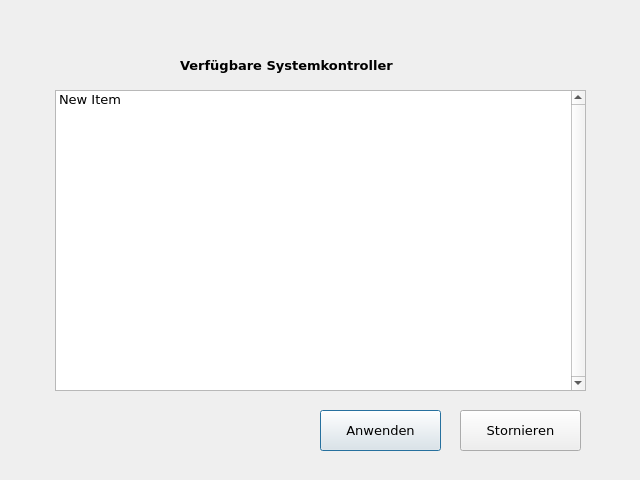
<?xml version="1.0" encoding="UTF-8"?>
<ui version="4.0">
 <class>SystemControllerSelection</class>
 <widget class="QDialog" name="SystemControllerSelection">
  <property name="geometry">
   <rect>
    <x>0</x>
    <y>0</y>
    <width>640</width>
    <height>480</height>
   </rect>
  </property>
  <property name="minimumSize">
   <size>
    <width>640</width>
    <height>480</height>
   </size>
  </property>
  <property name="maximumSize">
   <size>
    <width>640</width>
    <height>480</height>
   </size>
  </property>
  <property name="font">
   <font>
    <family>Verdana</family>
    <pointsize>10</pointsize>
   </font>
  </property>
  <property name="windowTitle">
   <string>Auswahl des Systemkontrollers</string>
  </property>
  <property name="windowIcon">
   <iconset>
    <selectedon>icon materials/4.png</selectedon>
   </iconset>
  </property>
  <property name="modal">
   <bool>true</bool>
  </property>
  <widget class="QListWidget" name="AuswahlList">
   <property name="geometry">
    <rect>
     <x>55</x>
     <y>90</y>
     <width>531</width>
     <height>301</height>
    </rect>
   </property>
   <property name="minimumSize">
    <size>
     <width>531</width>
     <height>301</height>
    </size>
   </property>
   <property name="maximumSize">
    <size>
     <width>531</width>
     <height>301</height>
    </size>
   </property>
   <property name="font">
    <font>
     <family>Verdana</family>
     <pointsize>10</pointsize>
    </font>
   </property>
   <property name="verticalScrollBarPolicy">
    <enum>Qt::ScrollBarAlwaysOn</enum>
   </property>
   <item>
    <property name="text">
     <string>New Item</string>
    </property>
   </item>
  </widget>
  <widget class="QLabel" name="LabelKontroller">
   <property name="geometry">
    <rect>
     <x>180</x>
     <y>50</y>
     <width>281</width>
     <height>31</height>
    </rect>
   </property>
   <property name="minimumSize">
    <size>
     <width>281</width>
     <height>31</height>
    </size>
   </property>
   <property name="maximumSize">
    <size>
     <width>281</width>
     <height>31</height>
    </size>
   </property>
   <property name="font">
    <font>
     <weight>75</weight>
     <bold>true</bold>
    </font>
   </property>
   <property name="text">
    <string>Verfügbare Systemkontroller</string>
   </property>
  </widget>
  <widget class="QPushButton" name="ApplyButton">
   <property name="geometry">
    <rect>
     <x>320</x>
     <y>410</y>
     <width>121</width>
     <height>41</height>
    </rect>
   </property>
   <property name="minimumSize">
    <size>
     <width>121</width>
     <height>41</height>
    </size>
   </property>
   <property name="maximumSize">
    <size>
     <width>121</width>
     <height>41</height>
    </size>
   </property>
   <property name="text">
    <string>Anwenden</string>
   </property>
   <property name="autoDefault">
    <bool>false</bool>
   </property>
   <property name="default">
    <bool>true</bool>
   </property>
  </widget>
  <widget class="QPushButton" name="CancelButton">
   <property name="geometry">
    <rect>
     <x>460</x>
     <y>410</y>
     <width>121</width>
     <height>41</height>
    </rect>
   </property>
   <property name="minimumSize">
    <size>
     <width>121</width>
     <height>41</height>
    </size>
   </property>
   <property name="maximumSize">
    <size>
     <width>121</width>
     <height>41</height>
    </size>
   </property>
   <property name="text">
    <string>Stornieren</string>
   </property>
  </widget>
 </widget>
 <resources/>
 <connections>
  <connection>
   <sender>CancelButton</sender>
   <signal>clicked(bool)</signal>
   <receiver>SystemControllerSelection</receiver>
   <slot>close()</slot>
   <hints>
    <hint type="sourcelabel">
     <x>543</x>
     <y>440</y>
    </hint>
    <hint type="destinationlabel">
     <x>253</x>
     <y>442</y>
    </hint>
   </hints>
  </connection>
 </connections>
</ui>
